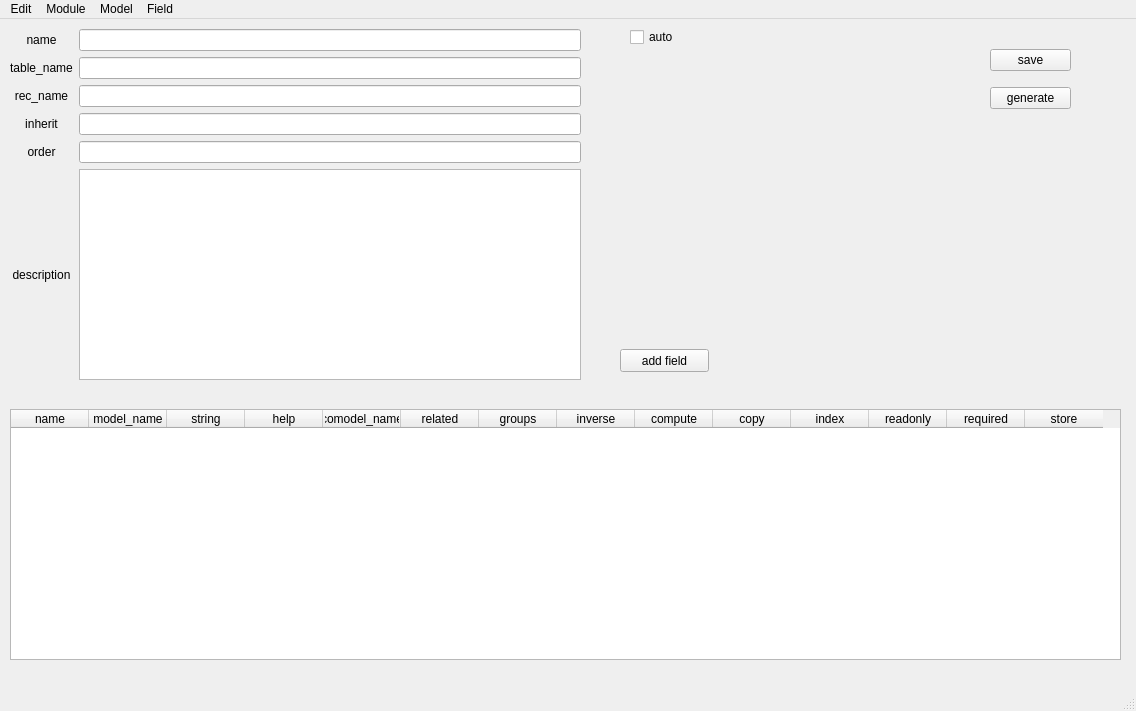
<?xml version="1.0" encoding="UTF-8"?>
<ui version="4.0">
 <class>model</class>
 <widget class="QMainWindow" name="model">
  <property name="geometry">
   <rect>
    <x>0</x>
    <y>0</y>
    <width>1136</width>
    <height>711</height>
   </rect>
  </property>
  <property name="windowTitle">
   <string>MainWindow</string>
  </property>
  <widget class="QWidget" name="centralwidget">
   <widget class="QWidget" name="gridLayoutWidget">
    <property name="geometry">
     <rect>
      <x>10</x>
      <y>10</y>
      <width>571</width>
      <height>351</height>
     </rect>
    </property>
    <layout class="QGridLayout" name="gridLayout">
     <item row="2" column="0">
      <widget class="QLabel" name="label_8">
       <property name="text">
        <string>rec_name</string>
       </property>
       <property name="alignment">
        <set>Qt::AlignCenter</set>
       </property>
      </widget>
     </item>
     <item row="3" column="0">
      <widget class="QLabel" name="label_2">
       <property name="text">
        <string>inherit</string>
       </property>
       <property name="alignment">
        <set>Qt::AlignCenter</set>
       </property>
      </widget>
     </item>
     <item row="4" column="1">
      <widget class="QLineEdit" name="order"/>
     </item>
     <item row="0" column="1">
      <widget class="QLineEdit" name="name"/>
     </item>
     <item row="0" column="0">
      <widget class="QLabel" name="label">
       <property name="text">
        <string>name</string>
       </property>
       <property name="alignment">
        <set>Qt::AlignCenter</set>
       </property>
      </widget>
     </item>
     <item row="5" column="0">
      <widget class="QLabel" name="label_5">
       <property name="text">
        <string>description</string>
       </property>
       <property name="alignment">
        <set>Qt::AlignCenter</set>
       </property>
      </widget>
     </item>
     <item row="3" column="1">
      <widget class="QLineEdit" name="inherit">
       <property name="enabled">
        <bool>true</bool>
       </property>
       <property name="layoutDirection">
        <enum>Qt::LeftToRight</enum>
       </property>
      </widget>
     </item>
     <item row="2" column="1">
      <widget class="QLineEdit" name="rec_name">
       <property name="enabled">
        <bool>true</bool>
       </property>
       <property name="layoutDirection">
        <enum>Qt::LeftToRight</enum>
       </property>
      </widget>
     </item>
     <item row="1" column="0">
      <widget class="QLabel" name="label_7">
       <property name="text">
        <string>table_name</string>
       </property>
       <property name="alignment">
        <set>Qt::AlignCenter</set>
       </property>
      </widget>
     </item>
     <item row="4" column="0">
      <widget class="QLabel" name="label_3">
       <property name="text">
        <string>order</string>
       </property>
       <property name="alignment">
        <set>Qt::AlignCenter</set>
       </property>
      </widget>
     </item>
     <item row="1" column="1">
      <widget class="QLineEdit" name="table_name">
       <property name="enabled">
        <bool>true</bool>
       </property>
       <property name="layoutDirection">
        <enum>Qt::LeftToRight</enum>
       </property>
      </widget>
     </item>
     <item row="5" column="1">
      <widget class="QPlainTextEdit" name="description"/>
     </item>
    </layout>
   </widget>
   <widget class="QTableWidget" name="tableWidget">
    <property name="geometry">
     <rect>
      <x>10</x>
      <y>390</y>
      <width>1111</width>
      <height>251</height>
     </rect>
    </property>
    <attribute name="horizontalHeaderDefaultSectionSize">
     <number>78</number>
    </attribute>
    <column>
     <property name="text">
      <string>name</string>
     </property>
    </column>
    <column>
     <property name="text">
      <string>model_name</string>
     </property>
    </column>
    <column>
     <property name="text">
      <string>string</string>
     </property>
    </column>
    <column>
     <property name="text">
      <string>help</string>
     </property>
    </column>
    <column>
     <property name="text">
      <string>comodel_name</string>
     </property>
    </column>
    <column>
     <property name="text">
      <string>related</string>
     </property>
    </column>
    <column>
     <property name="text">
      <string>groups</string>
     </property>
    </column>
    <column>
     <property name="text">
      <string>inverse</string>
     </property>
    </column>
    <column>
     <property name="text">
      <string>compute</string>
     </property>
    </column>
    <column>
     <property name="text">
      <string>copy</string>
     </property>
    </column>
    <column>
     <property name="text">
      <string>index</string>
     </property>
    </column>
    <column>
     <property name="text">
      <string>readonly</string>
     </property>
    </column>
    <column>
     <property name="text">
      <string>required</string>
     </property>
    </column>
    <column>
     <property name="text">
      <string>store</string>
     </property>
    </column>
   </widget>
   <widget class="QCheckBox" name="auto_2">
    <property name="geometry">
     <rect>
      <x>630</x>
      <y>10</y>
      <width>71</width>
      <height>16</height>
     </rect>
    </property>
    <property name="text">
     <string>auto</string>
    </property>
   </widget>
   <widget class="QPushButton" name="add_field">
    <property name="geometry">
     <rect>
      <x>620</x>
      <y>330</y>
      <width>89</width>
      <height>23</height>
     </rect>
    </property>
    <property name="text">
     <string>add field</string>
    </property>
   </widget>
   <widget class="QWidget" name="verticalLayoutWidget">
    <property name="geometry">
     <rect>
      <x>990</x>
      <y>20</y>
      <width>81</width>
      <height>80</height>
     </rect>
    </property>
    <layout class="QVBoxLayout" name="verticalLayout">
     <item>
      <widget class="QPushButton" name="save">
       <property name="text">
        <string>save</string>
       </property>
      </widget>
     </item>
     <item>
      <widget class="QPushButton" name="generate">
       <property name="text">
        <string>generate</string>
       </property>
      </widget>
     </item>
    </layout>
   </widget>
  </widget>
  <widget class="QMenuBar" name="menubar">
   <property name="geometry">
    <rect>
     <x>0</x>
     <y>0</y>
     <width>1136</width>
     <height>23</height>
    </rect>
   </property>
   <widget class="QMenu" name="menuModule">
    <property name="title">
     <string>Module</string>
    </property>
   </widget>
   <widget class="QMenu" name="menuModel">
    <property name="title">
     <string>Model</string>
    </property>
   </widget>
   <widget class="QMenu" name="menuOpEN">
    <property name="title">
     <string>Edit</string>
    </property>
    <addaction name="actionConnection"/>
   </widget>
   <widget class="QMenu" name="menufield">
    <property name="title">
     <string>Field</string>
    </property>
   </widget>
   <addaction name="menuOpEN"/>
   <addaction name="menuModule"/>
   <addaction name="menuModel"/>
   <addaction name="menufield"/>
  </widget>
  <widget class="QStatusBar" name="statusbar"/>
  <action name="actionConnection">
   <property name="text">
    <string>Connection</string>
   </property>
  </action>
  <action name="actionCreate">
   <property name="text">
    <string>Create</string>
   </property>
  </action>
  <action name="actionSelect">
   <property name="text">
    <string>Select</string>
   </property>
  </action>
 </widget>
 <tabstops>
  <tabstop>name</tabstop>
  <tabstop>table_name</tabstop>
  <tabstop>rec_name</tabstop>
  <tabstop>inherit</tabstop>
  <tabstop>order</tabstop>
  <tabstop>tableWidget</tabstop>
 </tabstops>
 <resources/>
 <connections/>
</ui>
